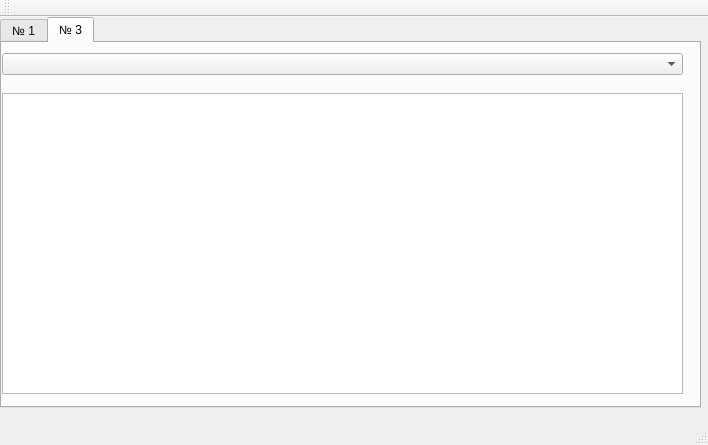
<?xml version="1.0" encoding="UTF-8"?>
<ui version="4.0">
 <class>MainWindow</class>
 <widget class="QMainWindow" name="MainWindow">
  <property name="geometry">
   <rect>
    <x>0</x>
    <y>0</y>
    <width>708</width>
    <height>445</height>
   </rect>
  </property>
  <property name="windowTitle">
   <string>MainWindow</string>
  </property>
  <widget class="QWidget" name="centralWidget">
   <widget class="QTabWidget" name="tabWidget">
    <property name="geometry">
     <rect>
      <x>0</x>
      <y>0</y>
      <width>701</width>
      <height>391</height>
     </rect>
    </property>
    <property name="currentIndex">
     <number>1</number>
    </property>
    <widget class="QWidget" name="tab">
     <attribute name="title">
      <string>№ 1</string>
     </attribute>
     <widget class="QLineEdit" name="lineEdit_ArhProc">
      <property name="geometry">
       <rect>
        <x>250</x>
        <y>10</y>
        <width>331</width>
        <height>20</height>
       </rect>
      </property>
     </widget>
     <widget class="QLineEdit" name="lineEdit_KolProc">
      <property name="geometry">
       <rect>
        <x>250</x>
        <y>40</y>
        <width>331</width>
        <height>20</height>
       </rect>
      </property>
     </widget>
     <widget class="QLineEdit" name="lineEdit_RedProc">
      <property name="geometry">
       <rect>
        <x>250</x>
        <y>70</y>
        <width>331</width>
        <height>20</height>
       </rect>
      </property>
     </widget>
     <widget class="QLineEdit" name="lineEdit_LvlProc">
      <property name="geometry">
       <rect>
        <x>250</x>
        <y>100</y>
        <width>331</width>
        <height>20</height>
       </rect>
      </property>
     </widget>
     <widget class="QLineEdit" name="lineEdit_MaskProc">
      <property name="geometry">
       <rect>
        <x>250</x>
        <y>130</y>
        <width>331</width>
        <height>20</height>
       </rect>
      </property>
     </widget>
     <widget class="QLineEdit" name="lineEdit_SizePage">
      <property name="geometry">
       <rect>
        <x>250</x>
        <y>160</y>
        <width>331</width>
        <height>20</height>
       </rect>
      </property>
     </widget>
     <widget class="QLineEdit" name="lineEdit_DownAdr">
      <property name="geometry">
       <rect>
        <x>250</x>
        <y>190</y>
        <width>331</width>
        <height>20</height>
       </rect>
      </property>
     </widget>
     <widget class="QLineEdit" name="lineEdit_UpAdr">
      <property name="geometry">
       <rect>
        <x>250</x>
        <y>220</y>
        <width>331</width>
        <height>20</height>
       </rect>
      </property>
     </widget>
     <widget class="QLabel" name="label">
      <property name="geometry">
       <rect>
        <x>10</x>
        <y>10</y>
        <width>211</width>
        <height>16</height>
       </rect>
      </property>
      <property name="text">
       <string>АРХИТЕКТУРА ПРОЦЕССОРОВ</string>
      </property>
     </widget>
     <widget class="QLabel" name="label_2">
      <property name="geometry">
       <rect>
        <x>10</x>
        <y>40</y>
        <width>211</width>
        <height>16</height>
       </rect>
      </property>
      <property name="text">
       <string>Количество процессоров</string>
      </property>
     </widget>
     <widget class="QLabel" name="label_3">
      <property name="geometry">
       <rect>
        <x>10</x>
        <y>70</y>
        <width>211</width>
        <height>16</height>
       </rect>
      </property>
      <property name="text">
       <string>Редакция процессоров</string>
      </property>
     </widget>
     <widget class="QLabel" name="label_4">
      <property name="geometry">
       <rect>
        <x>10</x>
        <y>100</y>
        <width>211</width>
        <height>16</height>
       </rect>
      </property>
      <property name="text">
       <string>Уровень процессора</string>
      </property>
     </widget>
     <widget class="QLabel" name="label_5">
      <property name="geometry">
       <rect>
        <x>10</x>
        <y>130</y>
        <width>211</width>
        <height>16</height>
       </rect>
      </property>
      <property name="text">
       <string>Активная маска процессора</string>
      </property>
     </widget>
     <widget class="QLabel" name="label_6">
      <property name="geometry">
       <rect>
        <x>10</x>
        <y>160</y>
        <width>211</width>
        <height>16</height>
       </rect>
      </property>
      <property name="text">
       <string>Размер страницы (байт)</string>
      </property>
     </widget>
     <widget class="QLabel" name="label_7">
      <property name="geometry">
       <rect>
        <x>10</x>
        <y>190</y>
        <width>211</width>
        <height>16</height>
       </rect>
      </property>
      <property name="text">
       <string>Нижняя граница адресного пространства</string>
      </property>
     </widget>
     <widget class="QLabel" name="label_8">
      <property name="geometry">
       <rect>
        <x>10</x>
        <y>220</y>
        <width>221</width>
        <height>16</height>
       </rect>
      </property>
      <property name="text">
       <string>Верхняя граница адресного пространства</string>
      </property>
     </widget>
     <widget class="QLabel" name="label_9">
      <property name="geometry">
       <rect>
        <x>10</x>
        <y>250</y>
        <width>221</width>
        <height>16</height>
       </rect>
      </property>
      <property name="text">
       <string>Гранулярность виртуальной памяти (байт)</string>
      </property>
     </widget>
     <widget class="QLineEdit" name="lineEdit_Granul">
      <property name="geometry">
       <rect>
        <x>250</x>
        <y>250</y>
        <width>331</width>
        <height>20</height>
       </rect>
      </property>
     </widget>
    </widget>
    <widget class="QWidget" name="tab_3">
     <attribute name="title">
      <string>№ 3</string>
     </attribute>
     <widget class="QComboBox" name="comboBox_FullProc">
      <property name="geometry">
       <rect>
        <x>0</x>
        <y>10</y>
        <width>681</width>
        <height>22</height>
       </rect>
      </property>
     </widget>
     <widget class="QTableWidget" name="tableWidget">
      <property name="geometry">
       <rect>
        <x>0</x>
        <y>50</y>
        <width>681</width>
        <height>301</height>
       </rect>
      </property>
     </widget>
    </widget>
   </widget>
  </widget>
  <widget class="QMenuBar" name="menuBar">
   <property name="geometry">
    <rect>
     <x>0</x>
     <y>0</y>
     <width>708</width>
     <height>21</height>
    </rect>
   </property>
  </widget>
  <widget class="QToolBar" name="mainToolBar">
   <attribute name="toolBarArea">
    <enum>TopToolBarArea</enum>
   </attribute>
   <attribute name="toolBarBreak">
    <bool>false</bool>
   </attribute>
  </widget>
  <widget class="QStatusBar" name="statusBar"/>
 </widget>
 <layoutdefault spacing="6" margin="11"/>
 <resources/>
 <connections/>
</ui>
